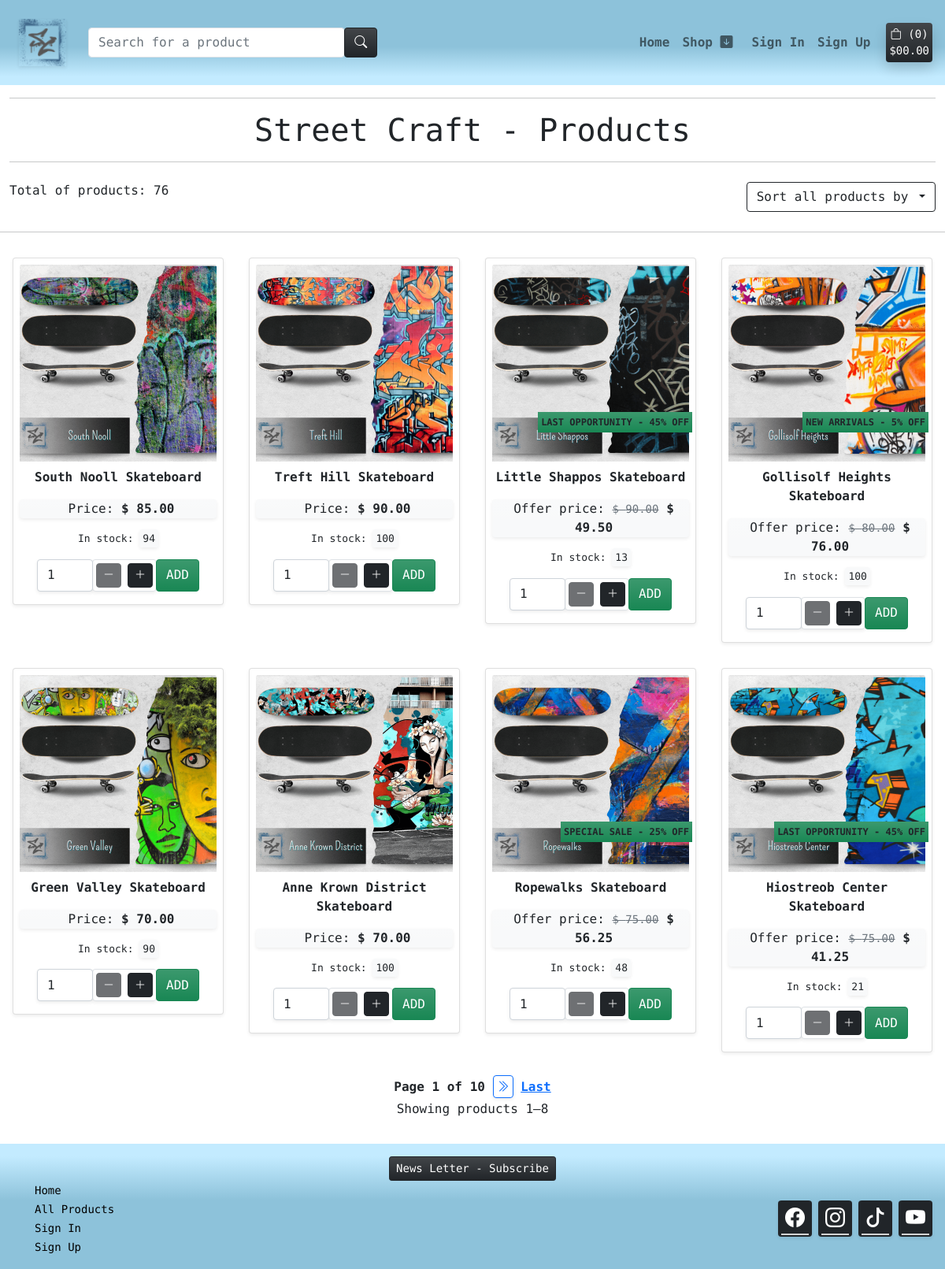
The page /all-products/ on the database its author committed.
### products/models.py (models this page shows, shortened)
class Product(models.Model):
    sku = models.SmallAutoField(primary_key=True)
    name = models.CharField(max_length=150, unique=True)
    release_date = models.DateTimeField(auto_now_add=True)
    category = models.ForeignKey('Category', null=True, blank=True, on_delete=models.SET_NULL)
    quantity_available = models.IntegerField(default=100,
            validators=[
            MinValueValidator(0)
        ])
    description = models.TextField()
    price = models.DecimalField(max_digits=6, decimal_places=2)
    offer = models.ForeignKey(Offer, null=True, blank=True, on_delete=models.SET_NULL)
    product_image = models.ImageField(null=True, blank=True)
    product_image_url = models.URLField(max_length=1024, null=True, blank=True)
    slug = models.SlugField(max_length=254, null=True, blank=True, unique=True)
    class Meta:
        ordering = ['-release_date']
    def cal_discount_price(self):
        return self.price - ((self.price * self.offer.offer_discount) / 100)

class Offer(models.Model):
    offer_sku = models.SmallAutoField(primary_key=True)
    offer_name = models.CharField(max_length=50,)
    offer_display = models.CharField(max_length=254, null=True, blank=True)
    offer_discount = models.IntegerField(default=0,
        validators=[
            MaxValueValidator(80),
            MinValueValidator(0)
        ])

### products/views.py (the view, shortened to what this page needs)
# urls.py: path('all-products/', views.products, name='products'),
def products(request):
    products_list = Product.objects.all().order_by("-release_date")
    total_products_list = products_list.count()
    if request.GET:
        if 'category' in request.GET:
            categories = request.GET['category'].split(',')
            products_list = products_list.filter(category__system_name__in=categories)
            categories = Category.objects.filter(system_name__in=categories)
            total_products_list = products_list.count()
    if request.GET:
        if 'offer' in request.GET:
            offers = request.GET['offer'].split(',')
            products_list = products_list.filter(offer__offer_name__in=offers)
            offers = Offer.objects.filter(offer_name__in=offers)
            total_products_list = products_list.count()
    paginator = Paginator(products_list, 8)
    page_number = request.GET.get('page')
    page_obj = paginator.get_page(page_number)
    context = {
        "products_list": products_list,
        "total_products_list": total_products_list,
        'page_obj': page_obj,
        'paginator': paginator,
    }
    return render(request, 'products/products_all.html', context)

### products/templatetags/product_tag.py (called while the page is built)
@register.simple_tag(takes_context=True)
def param_replace(context, **kwargs):
    d = context['request'].GET.copy()
    for k, v in kwargs.items():
        d[k] = v
    for k in [k for k, v in d.items() if not v]:
        del d[k]
    return d.urlencode()

### templates/products/products_all.html (shortened to what this page needs)
{% extends "base.html" %}
{% load static %}
{% load product_tag %}
{% block content %}
<header>
    <div class="container-fluid text-center">
        <hr>
        <h1>Street Craft - Products</h1>
        <hr>
    </div>
</header>
<div class="m-1 d-flex justify-content-between align-items-center">
    <div class="fw-light m-2">
        <p>Total of products: {{ total_products_list }}</p>
    </div>
    <div class="dropdown m-2">
        <a class="btn btn-outline-dark dropdown-toggle" href="#" role="button" data-bs-toggle="dropdown" aria-expanded="false">
            Sort all products by
        </a>
    </div>
</div>
<hr>
<div class="container-fluid text-center">
    <div class="row">
        {% for product in page_obj %}
            <div class="col-sm-6 col-lg-3 p-0">
                <div class="card m-3 shadow-sm">
                    <div class="card-body m-1 p-1">
                        <a href="{% url 'product_details' product.slug %}">
                            <div class="image-container">
                                {% if product.product_image %}
                                <img class="card-img-top" src="{{ product.product_image.url }}" alt="{{ product.name }}">
                                {% else %}
                                <img class="card-img-top" src="{{ MEDIA_URL }}noimage-sc.png" alt="No image of the product">
                                {% endif %}
                                {% if product.offer %}
                                <div class="offer-tag bg-success bg-gradient">
                                    <p class="card-text text-uppercase p-1 m-0 text-dark fw-bold" style="font-size: 12px;">{{ product.offer.offer_display }} - {{ product.offer.offer_discount }}% OFF</p>
                                </div>
                                {% endif %}
                            </div>
                        </a>
                        <p class="card-text fw-bold mt-2">{{ product.name }}</p>
                        <div class="bg-light bg-gradient rounded shadow-sm mt-3">
                            {% if product.offer %}
                            <p class="ps-2 card-text">Offer price: <span class="text-muted fw-light"><del><small>$ {{ product.price }}</small></del></span> <strong>$ {{ product.cal_discount_price }} </strong></p>
                            {% else %}
                            <p class="ps-2 card-text">Price: <strong>$ {{ product.price }}</strong></p>
                            {% endif %}
                        </div>
                        {% if product.quantity_available %}
                        <p class="card-text m-3 fw-light" style="font-size: 13px;">In stock: <span class="bg-light rounded p-1 shadow-sm">{{ product.quantity_available }}</span></p>
                        {% else %}
                        <p class="card-text m-3" style="font-size: 13px;"><span class="bg-light rounded p-1 shadow-sm text-danger">Out of Stock</span></p>
                        {% endif %}
                        <div class="mt-2 mb-2">
                            <form class="form" action="{% url 'add_to_bag' product.slug %}" method="POST">
                                <div class="form-row">
                                    <div class="col-12 d-flex justify-content-center">
                                        <div class="form-group w-70">
                                            <div class="input-group">
                                                <input class="form-control qty_input rounded shadow-sm" type="number"
                                                    name="quantity" value="1" min="1" max="99"
                                                    data-item_id="{{ product.slug }}"
                                                    id="id_qty_{{ product.slug }}">
                                                <div class="d-flex flex-row border rounded shadow-sm">
                                                    <div class="input-group-prepend m-1">
                                                        <button type="button" class="decrement-qty btn btn-sm btn-dark rounded"
                                                            data-item_id="{{ product.slug }}" id="decrement-qty_{{ product.slug }}">
                                                            <span><i class="bi bi-dash-lg"></i></span>
                                                        </button>
                                                    </div>
                                                    <div class="input-group-append m-1">
                                                        <button type="button" class="increment-qty btn btn-sm btn-dark rounded"
                                                            data-item_id="{{ product.slug }}" id="increment-qty_{{ productslug }}">
                                                            <span><i class="bi bi-plus-lg"></i></span>
                                                        </button>
                                                    </div>
                                                </div>
                                                <input type="submit" class="btn btn-success bg-gradient rounded text-uppercase" value="Add">
                                            </div>
                                        </div>
                                    </div>
                                </div>
                            </form>
                        </div>
                    </div>
                </div>
            </div>
        {% endfor %}
    </div>
</div>
<div class="container text-center p-3 fw-bold">
    Page {{ page_obj.number }} of {{ paginator.num_pages }}
    {% if page_obj.has_next %}
        {% if page_obj.next_page_number != paginator.num_pages %}
        <a class="p-1 border border-primary rounded shadow-sm" href="?{% param_replace page=page_obj.next_page_number %}"><i class="bi bi-chevron-double-right"></i></a>
        {% endif %}
    <a href="?{% param_replace page=paginator.num_pages %}">Last</a>
    {% endif %}
    <p class="pt-1 fw-light">Showing products {{ page_obj.start_index }}—{{ page_obj.end_index }}</p>
</div>
{% endblock content %}

### static/css/style.css (style rules this page uses)
body { font-family: 'Syne Mono', sans-serif; }
.image-container { position: relative; }
.offer-tag { position: absolute; bottom: 15%; min-width: 25%; right: -4px; }

### rows shown on the page
Product: product_image (picture), name "South Nooll Skateboard", price "85.00", quantity_available "94"
Product: product_image (picture), name "Treft Hill Skateboard", price "90.00", quantity_available "100"
Product: product_image (picture), offer.offer_display "LAST OPPORTUNITY", offer.offer_discount "45", name "Little Shappos Skateboard", price "90.00", cal_discount_price "49.50", quantity_available "13"
Product: product_image (picture), offer.offer_display "NEW ARRIVALS", offer.offer_discount "5", name "Gollisolf Heights Skateboard", price "80.00", cal_discount_price "76.00", quantity_available "100"
Product: product_image (picture), name "Green Valley Skateboard", price "70.00", quantity_available "90"
Product: product_image (picture), name "Anne Krown District Skateboard", price "70.00", quantity_available "100"
Product: product_image (picture), offer.offer_display "SPECIAL SALE", offer.offer_discount "25", name "Ropewalks Skateboard", price "75.00", cal_discount_price "56.25", quantity_available "48"
Product: product_image (picture), offer.offer_display "LAST OPPORTUNITY", offer.offer_discount "45", name "Hiostreob Center Skateboard", price "75.00", cal_discount_price "41.25", quantity_available "21"

### other values the page prints
{{ product_count }} "0"
{{ total_products_list }} "76"
{{ page_obj.number }} "1"
{{ paginator.num_pages }} "10"
{{ page_obj.start_index }} "1"
{{ page_obj.end_index }} "8"
